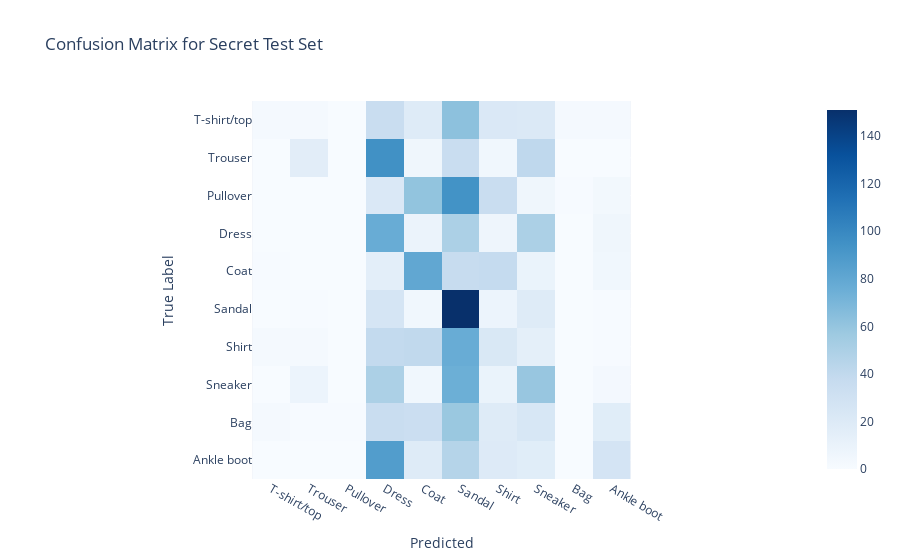

Write notebook code for a chart like this one.
### Markdown cell above
<!-- END QUESTION -->

### Problem 6c: Confusion Matrix

To better understand why the model's accuracy is low on the super secret test set, let's analyze the confusion matrix.

**Task**:
1. Generate a confusion matrix comparing the true labels (`y_test_secret`) with the model's predictions on the secret test set.

**Hint**: Use [`confusion_matrix`](https://scikit-learn.org/stable/modules/generated/sklearn.metrics.confusion_matrix.html) from `scikit-learn`.

**Expected Output**: A 10 x 10 confusion matrix with the FASHION class labels on both axes.

### Code cell
# TODO: plot a confusion matrix for the secret test set
# Convert labels to numeric for confusion matrix
label_to_num = {label: i for i, label in enumerate(class_names)}
y_test_secret_numeric = np.array([label_to_num[label] for label in test_secret_df['label']])
y_pred_secret_numeric = np.array([label_to_num[label] for label in test_secret_df['predicted_label']])

conf_matrix = confusion_matrix(y_test_secret_numeric, y_pred_secret_numeric, labels=list(range(10)))

# Visualize confusion matrix
fig = px.imshow(conf_matrix, 
                labels=dict(x="Predicted", y="True Label"),
                x=class_names,
                y=class_names,
                title="Confusion Matrix for Secret Test Set",
                color_continuous_scale='Blues')
fig.show()

### Figure 1 — Plotly figure (JSON) as saved in the notebook; plotly's stock layout.template omitted (floating-point values rounded to 4 significant figures)
{"data": [{"coloraxis": "coloraxis", "hovertemplate": "Predicted: %{x}<br>True Label: %{y}<br>color: %{z}<extra></extra>", "name": "0", "type": "heatmap", "x": ["T-shirt/top", "Trouser", "Pullover", "Dress", "Coat", "Sandal", "Shirt", "Sneaker", "Bag", "Ankle boot"], "xaxis": "x", "y": ["T-shirt/top", "Trouser", "Pullover", "Dress", "Coat", "Sandal", "Shirt", "Sneaker", "Bag", "Ankle boot"], "yaxis": "y", "z": [[2, 2, 0, 35, 19, 63, 22, 21, 2, 2], [0, 16, 0, 95, 6, 35, 5, 41, 0, 0], [0, 0, 0, 22, 61, 94, 35, 6, 1, 4], [0, 0, 0, 77, 9, 50, 7, 50, 0, 6], [1, 0, 0, 15, 80, 37, 38, 10, 0, 5], [0, 1, 0, 26, 5, 151, 8, 19, 0, 1], [2, 2, 0, 39, 40, 77, 23, 14, 0, 1], [0, 8, 0, 50, 5, 75, 10, 59, 0, 3], [2, 1, 1, 35, 34, 58, 19, 24, 0, 17], [0, 0, 0, 87, 19, 46, 20, 17, 0, 27]]}], "layout": {"coloraxis": {"colorscale": [[0, "rgb(247,251,255)"], [0.125, "rgb(222,235,247)"], [0.25, "rgb(198,219,239)"], [0.375, "rgb(158,202,225)"], [0.5, "rgb(107,174,214)"], [0.625, "rgb(66,146,198)"], [0.75, "rgb(33,113,181)"], [0.875, "rgb(8,81,156)"], [1, "rgb(8,48,107)"]]}, "title": {"text": "Confusion Matrix for Secret Test Set"}, "xaxis": {"anchor": "y", "constrain": "domain", "domain": [0, 1], "scaleanchor": "y", "title": {"text": "Predicted"}}, "yaxis": {"anchor": "x", "autorange": "reversed", "constrain": "domain", "domain": [0, 1], "title": {"text": "True Label"}}}}
